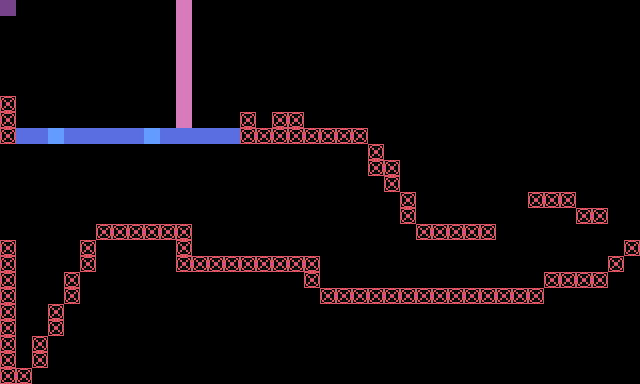

The image is a tile-based game level rendered from a .tmx file. Its description and complete source (layers, tilesets, objects, tile grids) follow:
An orthogonal 40x24 tile map with 16x16 px tiles, 2 tile layers (collision, Capa de patrones 2) and 8 objects (6x NPC, PlayerSpawner).

<map version="1.10" tiledversion="1.11.2" orientation="orthogonal" renderorder="right-down" width="40" height="24" tilewidth="16" tileheight="16" infinite="0" nextlayerid="4" nextobjectid="21">
 <tileset firstgid="1" source="worldSpace2.tsx" />
 <layer id="1" name="collision" class="Collision Tile Layer" width="40" height="24">
  <data encoding="csv">
0,0,0,0,0,0,0,0,0,0,0,0,0,0,0,0,0,0,0,0,0,0,0,0,0,0,0,0,0,0,0,0,0,0,0,0,0,0,0,0,
0,0,0,0,0,0,0,0,0,0,0,0,0,0,0,0,0,0,0,0,0,0,0,0,0,0,0,0,0,0,0,0,0,0,0,0,0,0,0,0,
0,0,0,0,0,0,0,0,0,0,0,0,0,0,0,0,0,0,0,0,0,0,0,0,0,0,0,0,0,0,0,0,0,0,0,0,0,0,0,0,
0,0,0,0,0,0,0,0,0,0,0,0,0,0,0,0,0,0,0,0,0,0,0,0,0,0,0,0,0,0,0,0,0,0,0,0,0,0,0,0,
0,0,0,0,0,0,0,0,0,0,0,0,0,0,0,0,0,0,0,0,0,0,0,0,0,0,0,0,0,0,0,0,0,0,0,0,0,0,0,0,
0,0,0,0,0,0,0,0,0,0,0,0,0,0,0,0,0,0,0,0,0,0,0,0,0,0,0,0,0,0,0,0,0,0,0,0,0,0,0,0,
12,0,0,0,0,0,0,0,0,0,0,0,0,0,0,0,0,0,0,0,0,0,0,0,0,0,0,0,0,0,0,0,0,0,0,0,0,0,0,0,
12,0,0,0,0,0,0,0,0,0,0,0,0,0,0,12,0,12,12,0,0,0,0,0,0,0,0,0,0,0,0,0,0,0,0,0,0,0,0,0,
12,12,12,12,12,12,12,12,12,12,12,12,12,12,12,12,12,12,12,12,12,12,12,0,0,0,0,0,0,0,0,0,0,0,0,0,0,0,0,0,
0,0,0,0,0,0,0,0,0,0,0,0,0,0,0,0,0,0,0,0,0,0,0,12,0,0,0,0,0,0,0,0,0,0,0,0,0,0,0,0,
0,0,0,0,0,0,0,0,0,0,0,0,0,0,0,0,0,0,0,0,0,0,0,12,12,0,0,0,0,0,0,0,0,0,0,0,0,0,0,0,
0,0,0,0,0,0,0,0,0,0,0,0,0,0,0,0,0,0,0,0,0,0,0,0,12,0,0,0,0,0,0,0,0,0,0,0,0,0,0,0,
0,0,0,0,0,0,0,0,0,0,0,0,0,0,0,0,0,0,0,0,0,0,0,0,0,12,0,0,0,0,0,0,0,12,12,12,0,0,0,0,
0,0,0,0,0,0,0,0,0,0,0,0,0,0,0,0,0,0,0,0,0,0,0,0,0,12,0,0,0,0,0,0,0,0,0,0,12,12,0,0,
0,0,0,0,0,0,12,12,12,12,12,12,0,0,0,0,0,0,0,0,0,0,0,0,0,0,12,12,12,12,12,0,0,0,0,0,0,0,0,0,
12,0,0,0,0,12,0,0,0,0,0,12,0,0,0,0,0,0,0,0,0,0,0,0,0,0,0,0,0,0,0,0,0,0,0,0,0,0,0,12,
12,0,0,0,0,12,0,0,0,0,0,12,12,12,12,12,12,12,12,12,0,0,0,0,0,0,0,0,0,0,0,0,0,0,0,0,0,0,12,0,
12,0,0,0,12,0,0,0,0,0,0,0,0,0,0,0,0,0,0,12,0,0,0,0,0,0,0,0,0,0,0,0,0,0,12,12,12,12,0,0,
12,0,0,0,12,0,0,0,0,0,0,0,0,0,0,0,0,0,0,0,12,12,12,12,12,12,12,12,12,12,12,12,12,12,0,0,0,0,0,0,
12,0,0,12,0,0,0,0,0,0,0,0,0,0,0,0,0,0,0,0,0,0,0,0,0,0,0,0,0,0,0,0,0,0,0,0,0,0,0,0,
12,0,0,12,0,0,0,0,0,0,0,0,0,0,0,0,0,0,0,0,0,0,0,0,0,0,0,0,0,0,0,0,0,0,0,0,0,0,0,0,
12,0,12,0,0,0,0,0,0,0,0,0,0,0,0,0,0,0,0,0,0,0,0,0,0,0,0,0,0,0,0,0,0,0,0,0,0,0,0,0,
12,0,12,0,0,0,0,0,0,0,0,0,0,0,0,0,0,0,0,0,0,0,0,0,0,0,0,0,0,0,0,0,0,0,0,0,0,0,0,0,
12,12,0,0,0,0,0,0,0,0,0,0,0,0,0,0,0,0,0,0,0,0,0,0,0,0,0,0,0,0,0,0,0,0,0,0,0,0,0,0
</data>
 </layer>
 <layer id="3" name="Capa de patrones 2" width="40" height="24">
  <data encoding="csv">
4,0,0,0,0,0,0,0,0,0,0,3,0,0,0,0,0,0,0,0,0,0,0,0,0,0,0,0,0,0,0,0,0,0,0,0,0,0,0,0,
0,0,0,0,0,0,0,0,0,0,0,3,0,0,0,0,0,0,0,0,0,0,0,0,0,0,0,0,0,0,0,0,0,0,0,0,0,0,0,0,
0,0,0,0,0,0,0,0,0,0,0,3,0,0,0,0,0,0,0,0,0,0,0,0,0,0,0,0,0,0,0,0,0,0,0,0,0,0,0,0,
0,0,0,0,0,0,0,0,0,0,0,3,0,0,0,0,0,0,0,0,0,0,0,0,0,0,0,0,0,0,0,0,0,0,0,0,0,0,0,0,
0,0,0,0,0,0,0,0,0,0,0,3,0,0,0,0,0,0,0,0,0,0,0,0,0,0,0,0,0,0,0,0,0,0,0,0,0,0,0,0,
0,0,0,0,0,0,0,0,0,0,0,3,0,0,0,0,0,0,0,0,0,0,0,0,0,0,0,0,0,0,0,0,0,0,0,0,0,0,0,0,
0,0,0,0,0,0,0,0,0,0,0,3,0,0,0,0,0,0,0,0,0,0,0,0,0,0,0,0,0,0,0,0,0,0,0,0,0,0,0,0,
0,0,0,0,0,0,0,0,0,0,0,3,0,0,0,0,0,0,0,0,0,0,0,0,0,0,0,0,0,0,0,0,0,0,0,0,0,0,0,0,
0,5,5,7,5,5,5,5,5,7,5,5,5,5,5,0,0,0,0,0,0,0,0,0,0,0,0,0,0,0,0,0,0,0,0,0,0,0,0,0,
0,0,0,0,0,0,0,0,0,0,0,0,0,0,0,0,0,0,0,0,0,0,0,0,0,0,0,0,0,0,0,0,0,0,0,0,0,0,0,0,
0,0,0,0,0,0,0,0,0,0,0,0,0,0,0,0,0,0,0,0,0,0,0,0,0,0,0,0,0,0,0,0,0,0,0,0,0,0,0,0,
0,0,0,0,0,0,0,0,0,0,0,0,0,0,0,0,0,0,0,0,0,0,0,0,0,0,0,0,0,0,0,0,0,0,0,0,0,0,0,0,
0,0,0,0,0,0,0,0,0,0,0,0,0,0,0,0,0,0,0,0,0,0,0,0,0,0,0,0,0,0,0,0,0,0,0,0,0,0,0,0,
0,0,0,0,0,0,0,0,0,0,0,0,0,0,0,0,0,0,0,0,0,0,0,0,0,0,0,0,0,0,0,0,0,0,0,0,0,0,0,0,
0,0,0,0,0,0,0,0,0,0,0,0,0,0,0,0,0,0,0,0,0,0,0,0,0,0,0,0,0,0,0,0,0,0,0,0,0,0,0,0,
0,0,0,0,0,0,0,0,0,0,0,0,0,0,0,0,0,0,0,0,0,0,0,0,0,0,0,0,0,0,0,0,0,0,0,0,0,0,0,0,
0,0,0,0,0,0,0,0,0,0,0,0,0,0,0,0,0,0,0,0,0,0,0,0,0,0,0,0,0,0,0,0,0,0,0,0,0,0,0,0,
0,0,0,0,0,0,0,0,0,0,0,0,0,0,0,0,0,0,0,0,0,0,0,0,0,0,0,0,0,0,0,0,0,0,0,0,0,0,0,0,
0,0,0,0,0,0,0,0,0,0,0,0,0,0,0,0,0,0,0,0,0,0,0,0,0,0,0,0,0,0,0,0,0,0,0,0,0,0,0,0,
0,0,0,0,0,0,0,0,0,0,0,0,0,0,0,0,0,0,0,0,0,0,0,0,0,0,0,0,0,0,0,0,0,0,0,0,0,0,0,0,
0,0,0,0,0,0,0,0,0,0,0,0,0,0,0,0,0,0,0,0,0,0,0,0,0,0,0,0,0,0,0,0,0,0,0,0,0,0,0,0,
0,0,0,0,0,0,0,0,0,0,0,0,0,0,0,0,0,0,0,0,0,0,0,0,0,0,0,0,0,0,0,0,0,0,0,0,0,0,0,0,
0,0,0,0,0,0,0,0,0,0,0,0,0,0,0,0,0,0,0,0,0,0,0,0,0,0,0,0,0,0,0,0,0,0,0,0,0,0,0,0,
0,0,0,0,0,0,0,0,0,0,0,0,0,0,0,0,0,0,0,0,0,0,0,0,0,0,0,0,0,0,0,0,0,0,0,0,0,0,0,0
</data>
 </layer>
 <objectgroup id="2" name="Capa de Objetos 1" class="Entity Spawner">
  <object id="1" type="PlayerSpawner" x="128" y="112">
   <point />
  </object>
  <object id="2" type="NPC" gid="33" x="272" y="112" width="16" height="16">
   <properties>
    <property name="name" value="Jose" />
   </properties>
  </object>
  <object id="3" type="NPC" gid="33" x="320" y="128" width="16" height="16">
   <properties>
    <property name="dialogEnd" type="int" value="2" />
    <property name="dialogStart" type="int" value="3" />
    <property name="name" value="Jose" />
   </properties>
  </object>
  <object id="5" type="NPC" gid="36" x="352" y="128" width="16" height="16">
   <properties>
    <property name="dialogEnd" type="int" value="5" />
    <property name="dialogStart" type="int" value="6" />
    <property name="name" value="Jose" />
   </properties>
  </object>
  <object id="6" type="NPC" gid="34" x="288" y="112" width="16" height="16">
   <properties>
    <property name="name" value="Jose" />
   </properties>
  </object>
  <object id="9" type="NPC" gid="35" x="240" y="112" width="16" height="16">
   <properties>
    <property name="name" value="Jose" />
   </properties>
  </object>
  <object id="11" type="NPC" gid="41" x="224" y="128" width="16" height="16">
   <properties>
    <property name="name" value="Grandma" />
   </properties>
  </object>
  <object id="12" gid="42" x="208" y="112" width="16" height="16" />
 </objectgroup>
</map>
